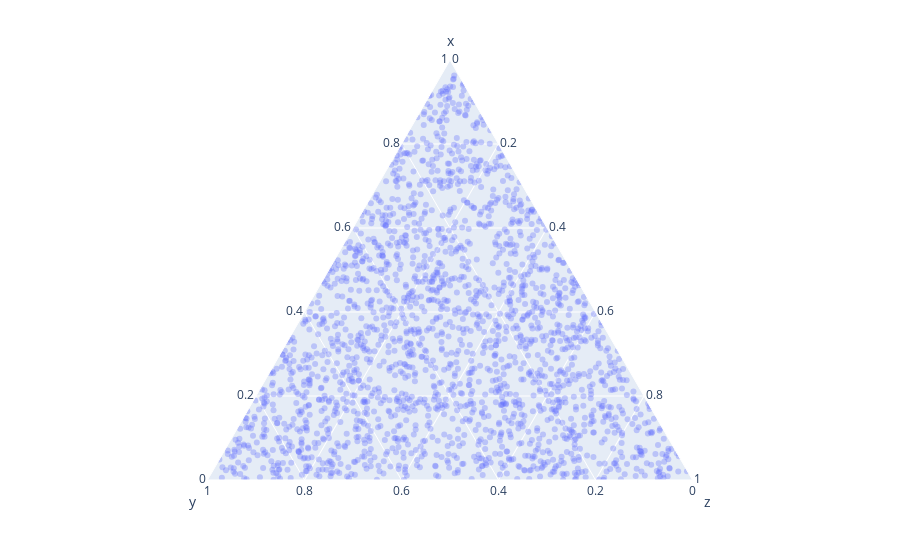

This figure's notebook cell:
### Code cell
px.scatter_ternary(randomSample1df, a='x', b='y', c='z', opacity=0.33)

### Figure 1 — Plotly figure (JSON) as saved in the notebook; plotly's stock layout.template omitted (floating-point values rounded to 4 significant figures; data arrays with more than 128 entries replaced by an {"elided": "..."} marker saying what was removed)
{"data": [{"a": {"elided": "2000 float values"}, "b": {"elided": "2000 float values"}, "c": {"elided": "2000 float values"}, "hovertemplate": "x=%{a}<br>y=%{b}<br>z=%{c}<extra></extra>", "legendgroup": "", "marker": {"color": "#636efa", "opacity": 0.33, "symbol": "circle"}, "mode": "markers", "name": "", "showlegend": false, "subplot": "ternary", "type": "scatterternary"}], "layout": {"legend": {"tracegroupgap": 0}, "margin": {"t": 60}, "ternary": {"aaxis": {"title": {"text": "x"}}, "baxis": {"title": {"text": "y"}}, "caxis": {"title": {"text": "z"}}, "domain": {"x": [0, 1], "y": [0, 1]}}}}
